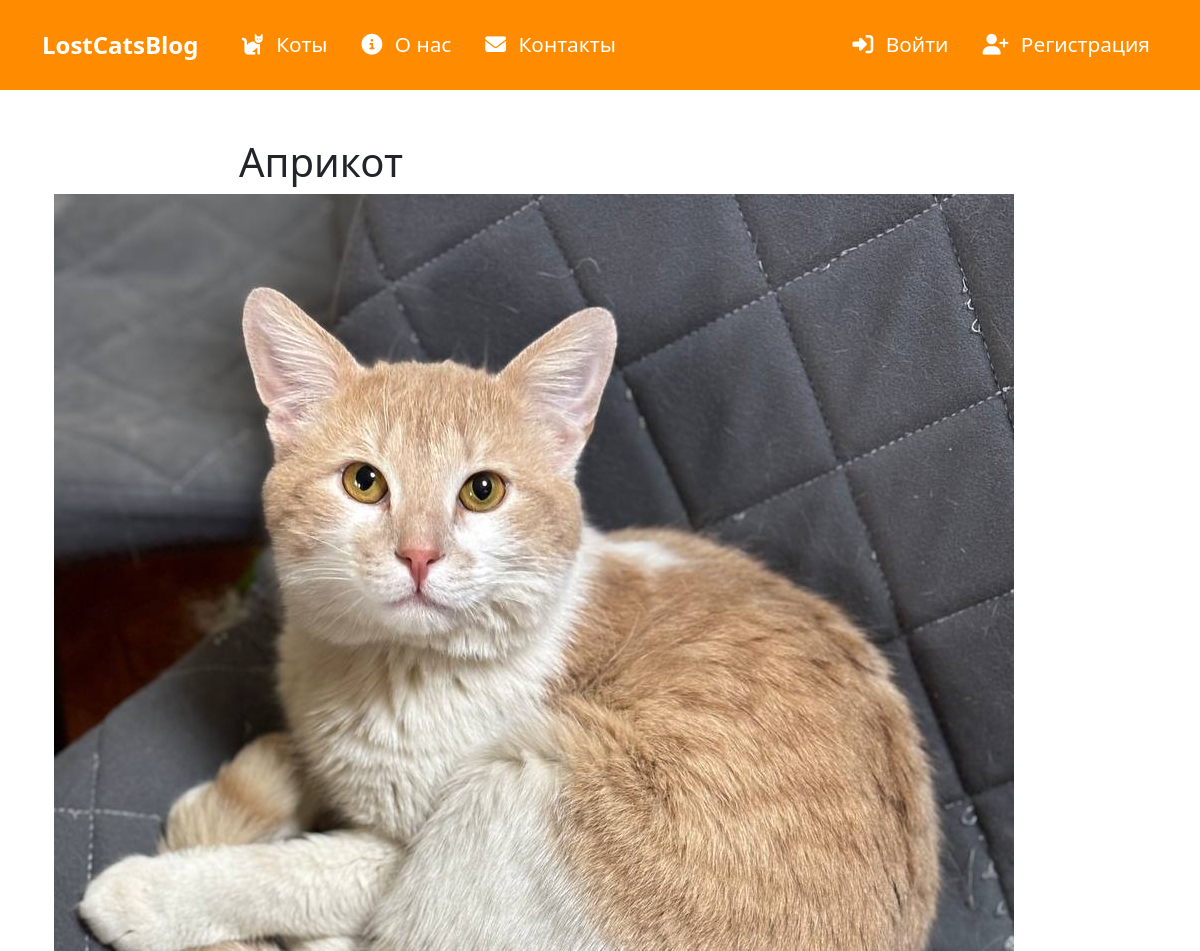
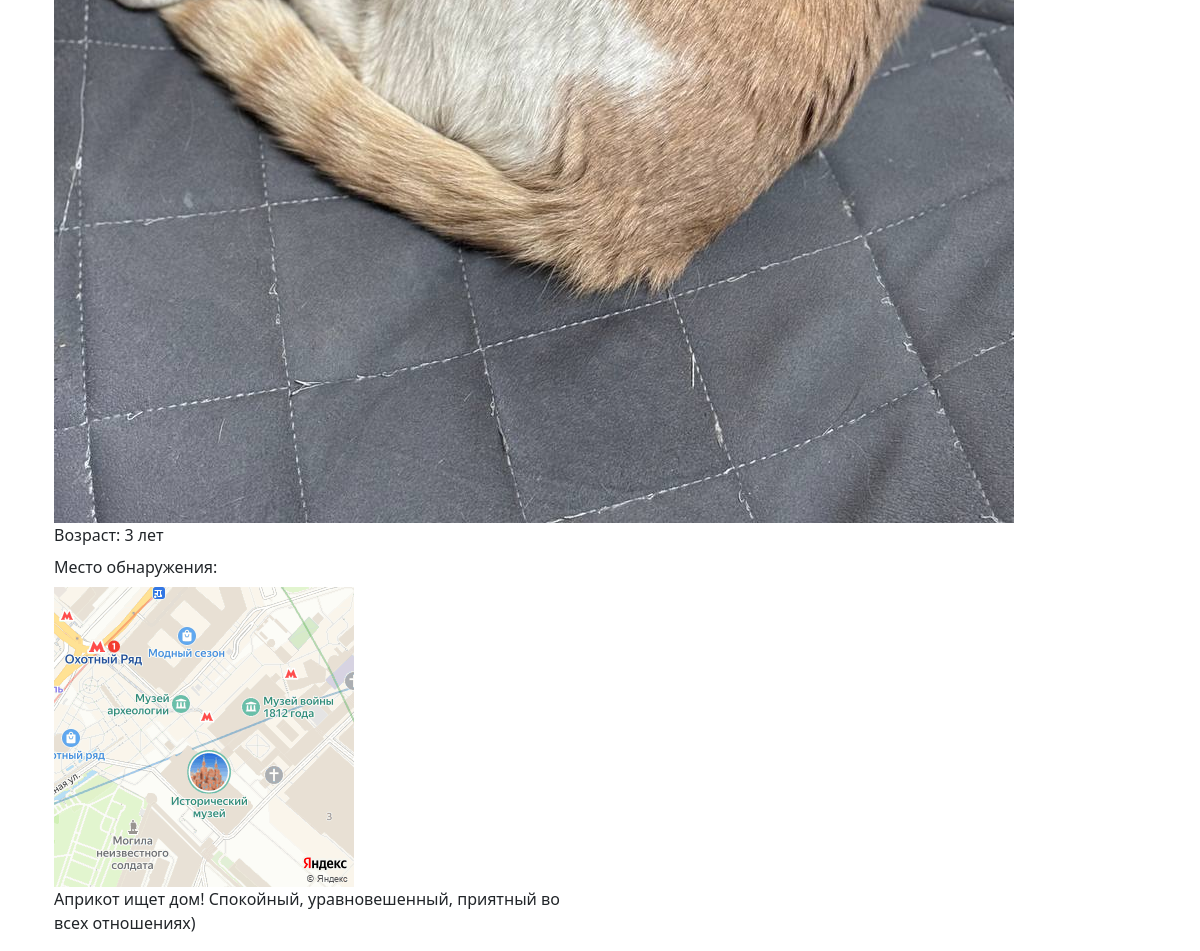
The app's page /get_cat_home/3 with its own data (2 pictures, top to bottom).
### models.py (models this page shows, shortened)
class Cat(db.Model):  # Replace Cat with your actual model
        id = db.Column(db.Integer, primary_key=True)
        name = db.Column(db.String(80), nullable=False)
        age = db.Column(db.Integer)
        description = db.Column(db.String(80), nullable=False)
        image_url = db.Column(db.String(80), nullable=False)
        address = db.Column(db.String(80), nullable=False)
        address_img_url = db.Column(db.String(80), nullable=False)

### app.py (the view)
@app.route('/get_cat_home/<int:cat_id>')
def get_cat_home(cat_id):
    cat = Cat.query.get_or_404(cat_id)
    print(cat.address_img_url)
    return render_template('get_cat_home.html', cat=cat)

### templates/get_cat_home.html
{% extends "navigation.html" %}
{% block content %}
<div class="container mt-5">
    <div class="row">
        <div class="col-md-6">
            <div class="cat-info">
                <h1 class="cat-name">{{ cat.name }}</h1>
                <img src="{{ cat.image_url }}" alt="Кот" class="address-image">
                <p class="cat-details mb-2">Возраст: {{ cat.age }} лет</p>
                <p class="cat-details mb-2">Место обнаружения:</p>
                <img src="{{ cat.address_img_url }}" alt="Место, где нашли кота" class="address-image">
                <p class="cat-description">{{ cat.description }}</p>
            </div>
        </div>
    </div>
</div>
{% endblock %}

### static/css/style.css (style rules this page uses)
body, html { margin: 0; padding: 0; height: 100%; overflow-x: hidden; }
h1 { margin: 10px auto; display: flex; justify-content: center; color: #473124; }

### records on screen
Cat: name "Априкот", image_url (picture), age "3", description "Априкот ищет дом! Спокойный, уравновешенный, приятный во всех отношениях)"
